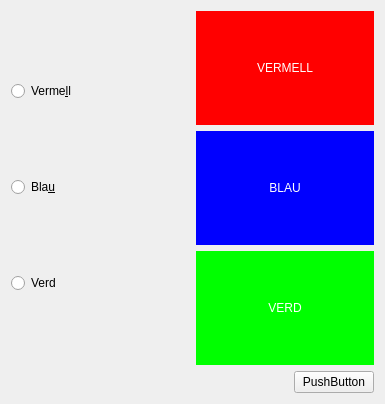
<?xml version="1.0" encoding="UTF-8"?>
<ui version="4.0">
 <class>Form</class>
 <widget class="QWidget" name="Form">
  <property name="geometry">
   <rect>
    <x>0</x>
    <y>0</y>
    <width>385</width>
    <height>404</height>
   </rect>
  </property>
  <property name="windowTitle">
   <string>Form</string>
  </property>
  <layout class="QVBoxLayout" name="verticalLayout">
   <property name="sizeConstraint">
    <enum>QLayout::SetDefaultConstraint</enum>
   </property>
   <item>
    <layout class="QHBoxLayout" name="horizontalLayout">
     <property name="topMargin">
      <number>0</number>
     </property>
     <property name="bottomMargin">
      <number>0</number>
     </property>
     <item>
      <layout class="QVBoxLayout" name="verticalLayout_3">
       <item>
        <widget class="QRadioButton" name="radioButton_2">
         <property name="mouseTracking">
          <bool>true</bool>
         </property>
         <property name="text">
          <string>Verme&amp;ll</string>
         </property>
        </widget>
       </item>
       <item>
        <widget class="QRadioButton" name="radioButton_3">
         <property name="text">
          <string>Bla&amp;u</string>
         </property>
        </widget>
       </item>
       <item>
        <widget class="QRadioButton" name="radioButton">
         <property name="text">
          <string>Verd</string>
         </property>
        </widget>
       </item>
      </layout>
     </item>
     <item>
      <layout class="QVBoxLayout" name="verticalLayout_2">
       <item>
        <widget class="QLabel" name="label">
         <property name="styleSheet">
          <string notr="true">color:rgb(255, 255, 255);
background-color:rgb(255, 0, 0);</string>
         </property>
         <property name="text">
          <string>VERMELL</string>
         </property>
         <property name="alignment">
          <set>Qt::AlignCenter</set>
         </property>
        </widget>
       </item>
       <item>
        <widget class="QLabel" name="label_2">
         <property name="styleSheet">
          <string notr="true">color:rgb(255, 255, 255);
background-color:rgb(0, 0, 255);</string>
         </property>
         <property name="text">
          <string>BLAU</string>
         </property>
         <property name="alignment">
          <set>Qt::AlignCenter</set>
         </property>
        </widget>
       </item>
       <item>
        <widget class="QLabel" name="label_3">
         <property name="minimumSize">
          <size>
           <width>0</width>
           <height>0</height>
          </size>
         </property>
         <property name="styleSheet">
          <string notr="true">color:rgb(255, 255, 255);
background-color:rgb(0, 255, 0);</string>
         </property>
         <property name="text">
          <string>VERD</string>
         </property>
         <property name="alignment">
          <set>Qt::AlignCenter</set>
         </property>
        </widget>
       </item>
      </layout>
     </item>
    </layout>
   </item>
   <item>
    <layout class="QHBoxLayout" name="horizontalLayout_2" stretch="0,0">
     <property name="spacing">
      <number>6</number>
     </property>
     <property name="sizeConstraint">
      <enum>QLayout::SetMinimumSize</enum>
     </property>
     <item>
      <spacer name="horizontalSpacer">
       <property name="orientation">
        <enum>Qt::Horizontal</enum>
       </property>
       <property name="sizeHint" stdset="0">
        <size>
         <width>370</width>
         <height>20</height>
        </size>
       </property>
      </spacer>
     </item>
     <item>
      <widget class="QPushButton" name="pushButton">
       <property name="text">
        <string>PushButton</string>
       </property>
      </widget>
     </item>
    </layout>
   </item>
  </layout>
 </widget>
 <resources/>
 <connections>
  <connection>
   <sender>radioButton_3</sender>
   <signal>clicked()</signal>
   <receiver>label_2</receiver>
   <slot>show()</slot>
   <hints>
    <hint type="sourcelabel">
     <x>180</x>
     <y>103</y>
    </hint>
    <hint type="destinationlabel">
     <x>207</x>
     <y>105</y>
    </hint>
   </hints>
  </connection>
  <connection>
   <sender>pushButton</sender>
   <signal>clicked()</signal>
   <receiver>Form</receiver>
   <slot>close()</slot>
   <hints>
    <hint type="sourcelabel">
     <x>311</x>
     <y>297</y>
    </hint>
    <hint type="destinationlabel">
     <x>382</x>
     <y>355</y>
    </hint>
   </hints>
  </connection>
 </connections>
</ui>
